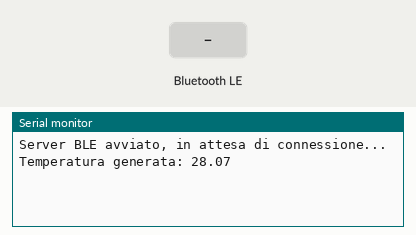
A sketch run on a simulated ESP32. On the bench: the last lines printed to the serial monitor. Inputs (shaded band) come from the test bench. Random numbers use the default seed unless the sketch sets one; nothing arrives over Bluetooth unless stated; a phone connects over Bluetooth LE 3 s after start.

Above: at 1.2 s.
1.3 s: Bluetooth LE write "1" received
At 1.9 s:
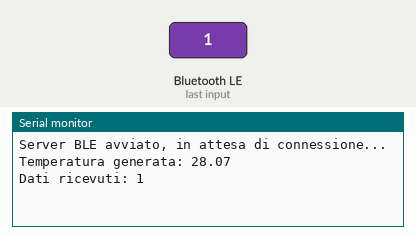
2.8 s: Bluetooth LE write "0" received
At 4.0 s:
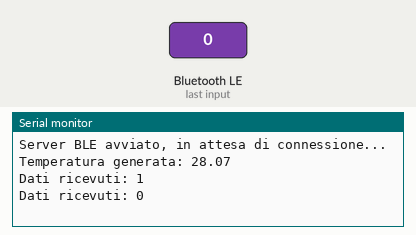
4.3 s: Bluetooth LE write "2" received
At 4.9 s:
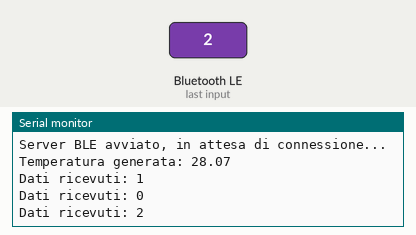

Measured:
- after the input at 1.3 s, the serial monitor: prints a new line after 0.05 s (image 1)
- after the input at 2.8 s, the serial monitor: prints a new line after 0.05 s (image 2)
- after the input at 4.3 s, the serial monitor: prints a new line after 0.05 s (image 3)

The sketch:

ArduinoServerBLE.ino
```cpp
#include <BLEDevice.h>
#include <BLEUtils.h>
#include <BLEServer.h>
#include <BLECharacteristic.h>

// UUID del servizio e della caratteristica
#define SERVICE_UUID           "12345678-1234-5678-1234-56789abcdef0"
#define CHARACTERISTIC_UUID    "12345678-1234-5678-1234-56789abcdef1"

// Variabili per la caratteristica
BLECharacteristic *pCharacteristic;

// Funzione per generare una temperatura casuale tra 20 e 30 gradi Celsius
float generateRandomTemperature() {
  return 20 + (rand() % 1000) / 100.0;  // Valore tra 20.00 e 29.99
}

// Callback per la scrittura sulla caratteristica
class MyCharacteristicCallbacks : public BLECharacteristicCallbacks {
  void onWrite(BLECharacteristic *pCharacteristic) {
    // Quando viene scritto un dato nella caratteristica
    String value = pCharacteristic->getValue().c_str();  // Usa String invece di std::string
    Serial.print("Dati ricevuti: ");
    Serial.println(value);

    // Rispondere al client con un messaggio
    pCharacteristic->setValue("Dati ricevuti correttamente");
    pCharacteristic->notify();  // Notifica al client che i dati sono stati ricevuti
  }
};

void setup() {
  // Inizializza la comunicazione seriale, Configura la porta seriale per il debug con un baud rate di 115200.
  Serial.begin(115200);

  // Inizializza il BLE
  BLEDevice::init("ESP32_BLE_Server_Gruppo_H");

  // Crea un server BLE
  BLEServer *pServer = BLEDevice::createServer();

  // Crea il servizio BLE
  BLEService *pService = pServer->createService(SERVICE_UUID);

  // Crea una caratteristica per il servizio (scrivibile e leggibile)
  pCharacteristic = pService->createCharacteristic(
                      CHARACTERISTIC_UUID,
                      BLECharacteristic::PROPERTY_READ |
                      BLECharacteristic::PROPERTY_WRITE |
                      BLECharacteristic::PROPERTY_NOTIFY
                    );

  // Imposta il callback per la scrittura sulla caratteristica
  pCharacteristic->setCallbacks(new MyCharacteristicCallbacks());

  // Avvia il servizio
  pService->start();

  // Avvia la pubblicità BLE per rendere il dispositivo visibile
  BLEAdvertising *pAdvertising = pServer->getAdvertising();
  pAdvertising->start();

  Serial.println("Server BLE avviato, in attesa di connessione...");
}

void loop() {
  // Genera una temperatura casuale
  float temperature = generateRandomTemperature();

  // Converte il valore in stringa e aggiorna la caratteristica
  String tempStr = String(temperature, 2);  // Limita a 2 decimali
  pCharacteristic->setValue(tempStr.c_str());

  // Invia una notifica (opzionale, per far sapere al client che il valore è cambiato)
  pCharacteristic->notify();

  // Stampa il valore sulla seriale per il debug
  Serial.print("Temperatura generata: ");
  Serial.println(tempStr);

  // Fai una pausa di 5 secondi
  delay(5000);
}
```
